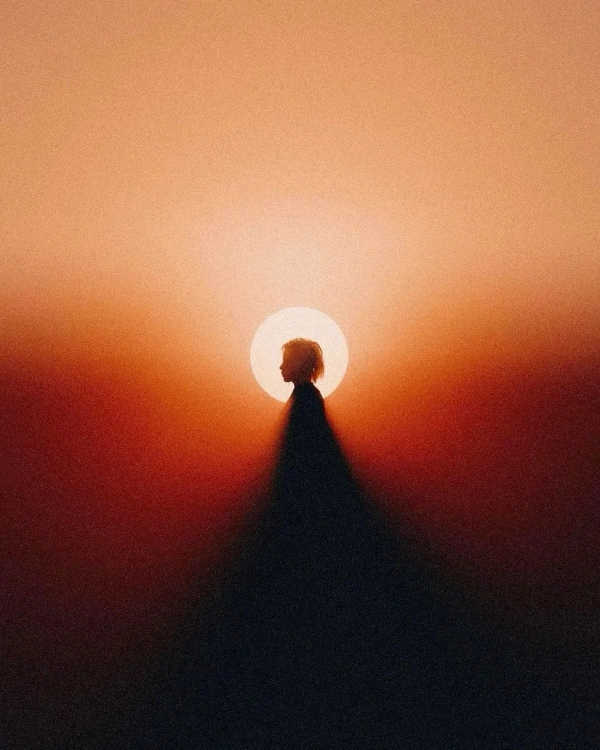
#> input picture backend/assets/curadoria/anchor-halo.jpg, 1200 x 1500 px (shown at 1/2 size)
$ python -i bella_type_engine.py   (imports and definitions only)
#> lines starting #> are read from the running program, lines starting #| are printed output that depends on the picture
### backend/core/util/fonts.py
"""
fonts.py — Resolução de fontes cross-platform resiliente (Windows / Linux Docker)

Prioridade de carregamento:
1. Fontes embutidas no repositório (backend/assets/fonts/) — 100% offline, confiável
2. Fontes de sistema Windows (C:/Windows/Fonts)
3. Fontes de sistema Linux (/usr/share/fonts/truetype/)
4. Download de contingência via Google Fonts / Fontsource
"""

import sys
from pathlib import Path

IS_WIN = sys.platform == "win32"
ROOT_DIR = Path(__file__).resolve().parent.parent.parent      # backend/
ASSETS_FONT_DIR = ROOT_DIR / "assets" / "fonts"
CACHE_FONT_DIR = ROOT_DIR / ".fonts"

# Fontes Bundled (Local no repositório)
_BUNDLED_HEAVY = ASSETS_FONT_DIR / "Oswald-Bold.ttf"
_BUNDLED_BOLD = ASSETS_FONT_DIR / "Inter-Bold.ttf"
_BUNDLED_REGULAR = ASSETS_FONT_DIR / "Inter-Regular.ttf"
# A tipografia de display é parte da direção Bella: ela dá contraste,
# delicadeza e ritmo de revista às manchetes, sem depender de uma fonte do SO.
_BUNDLED_DISPLAY = ASSETS_FONT_DIR / "PlayfairDisplay-Regular.ttf"
_BUNDLED_DISPLAY_IT = ASSETS_FONT_DIR / "PlayfairDisplay-Italic.ttf"

# Fontes Windows
_WIN_FD = Path("C:/Windows/Fonts")
_WIN_HEAVY = _WIN_FD / "Franklin Gothic Pro-Heavy.ttf"
_WIN_HEAVY_IT = _WIN_FD / "Franklin Gothic Pro-HeavyItalic.ttf"
_WIN_BOLD = _WIN_FD / "Inter-Bold-slnt=0.ttf"
_WIN_REGULAR = _WIN_FD / "Inter-Regular-slnt=0.ttf"

# Fontes Linux System
_LNX_DEJAVU_BOLD = Path("/usr/share/fonts/truetype/dejavu/DejaVuSans-Bold.ttf")
_LNX_DEJAVU_REG = Path("/usr/share/fonts/truetype/dejavu/DejaVuSans.ttf")
_LNX_LIBERATION_BOLD = Path("/usr/share/fonts/truetype/liberation/LiberationSans-Bold.ttf")
_LNX_LIBERATION_REG = Path("/usr/share/fonts/truetype/liberation/LiberationSans-Regular.ttf")
_LNX_DEJAVU_SERIF = Path("/usr/share/fonts/truetype/dejavu/DejaVuSerif.ttf")
_LNX_DEJAVU_SERIF_BOLD = Path("/usr/share/fonts/truetype/dejavu/DejaVuSerif-Bold.ttf")
_LNX_DEJAVU_SERIF_IT = Path("/usr/share/fonts/truetype/dejavu/DejaVuSerif-Italic.ttf")
_LNX_LIBERATION_SERIF = Path("/usr/share/fonts/truetype/liberation/LiberationSerif-Regular.ttf")
_LNX_LIBERATION_SERIF_BOLD = Path("/usr/share/fonts/truetype/liberation/LiberationSerif-Bold.ttf")


# [42 lines left out: functions _resolve_font_path, get_fonts, not called in this run]
        heavy_it = _resolve_font_path(_BUNDLED_HEAVY, [_LNX_DEJAVU_BOLD, _LNX_LIBERATION_BOLD, CACHE_FONT_DIR / "Oswald-Bold.ttf"])
        bold = _resolve_font_path(_BUNDLED_BOLD, [_LNX_DEJAVU_BOLD, _LNX_LIBERATION_BOLD, CACHE_FONT_DIR / "Inter-Bold.ttf"])
        regular = _resolve_font_path(_BUNDLED_REGULAR, [_LNX_DEJAVU_REG, _LNX_LIBERATION_REG, CACHE_FONT_DIR / "Inter-Regular.ttf"])
        serif = _resolve_font_path(_BUNDLED_DISPLAY, [_LNX_DEJAVU_SERIF, _LNX_LIBERATION_SERIF, _BUNDLED_REGULAR])
        serif_bold = _resolve_font_path(_BUNDLED_DISPLAY, [_LNX_DEJAVU_SERIF_BOLD, _LNX_LIBERATION_SERIF_BOLD, _BUNDLED_BOLD])
        serif_it = _resolve_font_path(_BUNDLED_DISPLAY_IT, [_LNX_DEJAVU_SERIF_IT, _LNX_DEJAVU_SERIF, _BUNDLED_REGULAR])

    return {
        "heavy": heavy,
        "heavy_it": heavy_it,
        "bold": bold,
        "regular": regular,
        "mark": regular,
        "serif": serif,
        "serif_bold": serif_bold,
        "serif_it": serif_it,
    }

### backend/core/util/composer/bella_type_engine.py
"""Bella Tipográfico — sistema editorial de tipografia em vozes.

Em vez de templates fixos (foto + faixa escura), cada lâmina é montada por um
arquétipo que mistura vozes tipográficas na mesma frase (sans leve, serifa
monumental, itálico, sans ultrapesada), caixas de destaque, fragmentos de
citação, objetos de medida e escalada de escala — a gramática das referências
da Bella. O texto é sempre renderizado pelo sistema (acentos e edição
posterior preservados) e cada linha vira camada editável no Estúdio.

Marcação aceita no TÍTULO/CORPO: **conceito** (voz monumental), *itálico*.
"""

import base64
import hashlib
import re
from io import BytesIO

from PIL import Image, ImageChops, ImageDraw, ImageFilter, ImageFont, ImageStat

from .art_director import crop_photo, rgba_to_hex
from .presets import W, H
from ..fonts import ASSETS_FONT_DIR

INTER = str(ASSETS_FONT_DIR / "Inter-Regular.ttf")
INTER_BOLD = str(ASSETS_FONT_DIR / "Inter-Bold.ttf")
SERIF = str(ASSETS_FONT_DIR / "PlayfairDisplay-Regular.ttf")
SERIF_IT = str(ASSETS_FONT_DIR / "PlayfairDisplay-Italic.ttf")
OSWALD = str(ASSETS_FONT_DIR / "Oswald-Bold.ttf")

MARGIN = 88

# voz -> (arquivo, tracking em em, engrossamento em em, entrelinha, família web, peso web, estilo web)
VOICES = {
    "light": (INTER, -0.012, 0.0, 1.14, "sans", 400, "normal"),
    "semi": (INTER_BOLD, -0.012, 0.0, 1.12, "sans", 700, "normal"),
    "display": (SERIF, -0.042, 0.0, 0.9, "serif", 400, "normal"),
    "italic": (SERIF_IT, -0.04, 0.0, 0.9, "serif", 400, "italic"),
    "heavy": (INTER_BOLD, -0.03, 0.02, 0.9, "sans", 800, "normal"),
    "cap": (OSWALD, 0.1, 0.0, 1.1, "condensed", 700, "normal"),
}

PALETTES = {
    "papel": dict(bg=(244, 238, 226), ink=(38, 33, 29), accent=(184, 98, 62), paper=(253, 250, 244)),
    "musgo": dict(bg=(233, 228, 214), ink=(30, 56, 45), accent=(198, 94, 36), paper=(251, 248, 240)),
    "areia": dict(bg=(226, 214, 196), ink=(46, 34, 28), accent=(160, 70, 40), paper=(248, 242, 232)),
    "cacau": dict(bg=(37, 28, 24), ink=(246, 239, 227), accent=(214, 124, 80), paper=(60, 47, 41)),
    "foto": dict(bg=(30, 26, 22), ink=(250, 246, 238), accent=(222, 128, 84), paper=(250, 246, 238)),
}

_font_cache = {}


# [8 lines left out: function _font, not called in this run]


def _rgb(color):
    return tuple(int(c) for c in color[:3])


def _alpha(color, a):
    return (*_rgb(color), int(a))


# ── Marcação ───────────────────────────────────────────────────────────────────

# [29 lines left out: functions clean_copy, parse_voices, not called in this run]


def strip_markup(text):
    return re.sub(r"\*+|\[\[|\]\]", "", text or "").strip()


# [22 lines left out: functions auto_markup, sentence_lines, not called in this run]


# ── Fluxo de linhas ────────────────────────────────────────────────────────────

class Line:
    # [4 lines left out: function __init__, not called in this run]


def _adv(text, voice, size):
    path, tracking = VOICES[voice][0], VOICES[voice][1]
    return _font(path, size).getlength(text) + tracking * size * len(text)


def _space(voice, size):
    return _font(VOICES[voice][0], size).getlength(" ") * 0.9


# [51 lines left out: functions _measure_line, build_lines, fit_lines, not called in this run]


def _cap_height(voice, size):
    return -_font(VOICES[voice][0], size).getbbox("H", anchor="ls")[1]


def _block_height(lines):
    return sum(l.pitch for l in lines)


# ── Desenho ────────────────────────────────────────────────────────────────────

# [61 lines left out: functions _draw_run, draw_lines, _hidden_source, not called in this run]


def _grain(img, amount=0.07):
    noise = Image.effect_noise(img.size, 38).convert("RGB")
    base = img.convert("RGB")
    return Image.blend(base, ImageChops.overlay(base, noise), amount).convert("RGBA")


# [89 lines left out: functions _paper, _micro, _ruler_image, _data_uri, _place_ruler, not called in this run]


# ── Fotografia ─────────────────────────────────────────────────────────────────

def _edge_energy(img, box):
    gray = img.convert("L").filter(ImageFilter.GaussianBlur(1.2)).filter(ImageFilter.FIND_EDGES)
    return ImageStat.Stat(gray.crop(box)).mean[0]


# [29 lines left out: functions _calm_side, _region_energy, _calm_height, _calm_height_up, not called in this run]


def _luminance(img, box):
    return ImageStat.Stat(img.convert("L").crop(box)).mean[0]


# [36 lines left out: functions _local_shade, _photo_or_paper, _text_ink, not called in this run]


# ── Arquétipos ─────────────────────────────────────────────────────────────────

def _split_body(body):
    return [p.strip() for p in re.split(r"(?<=[.!?…])\s+|\n+", clean_copy(body)) if p.strip()]


# [148 lines left out: functions render_cover, _extract_fragments, not called in this run]


FRAGMENT_SLOTS = [
    dict(x=64, y=330, w=262, rot=-3.2),
    dict(x=800, y=470, w=250, rot=3.8),
    dict(x=60, y=905, w=330, rot=-2.4),
]


# [149 lines left out: functions render_fragments, _sentence_case, render_escalation, render_pause, not called in this run]


KINDS = ("cover", "photo", "fragments", "escalation", "pause", "close", "coverpaper", "closepaper")


# [22 lines left out: function render_bella_type, not called in this run]

>>> from PIL import Image
>>> picture = Image.open('../../../assets/curadoria/anchor-halo.jpg')
#> picture is the input picture: PIL image 1200x1500 RGB; mean R, G, B 142.5, 87.7, 63.3
>>> result = _grain(picture)
#> in _grain, `noise = Image.effect_noise(img.size, 38).convert("RGB")`:
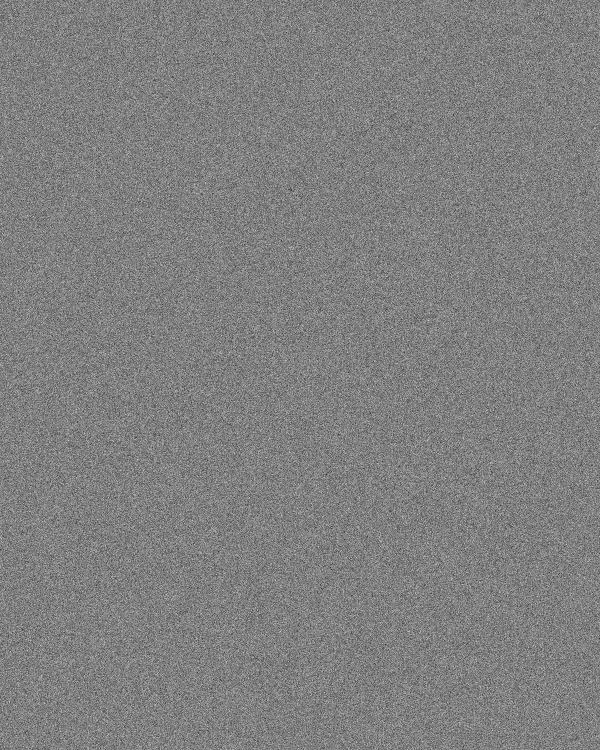
#> noise: PIL image 1200x1500 RGB (shown at 1/2 size); min 0, max 255, mean 127.5
